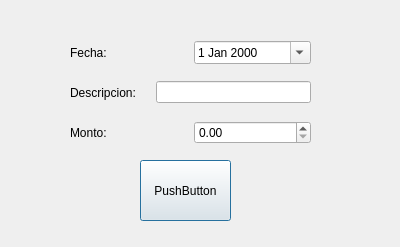
<?xml version="1.0" encoding="UTF-8"?>
<ui version="4.0">
 <class>DialogGasto</class>
 <widget class="QDialog" name="DialogGasto">
  <property name="geometry">
   <rect>
    <x>0</x>
    <y>0</y>
    <width>400</width>
    <height>247</height>
   </rect>
  </property>
  <property name="windowTitle">
   <string>Gasto</string>
  </property>
  <widget class="QPushButton" name="button_action">
   <property name="geometry">
    <rect>
     <x>140</x>
     <y>160</y>
     <width>91</width>
     <height>61</height>
    </rect>
   </property>
   <property name="text">
    <string>PushButton</string>
   </property>
  </widget>
  <widget class="QWidget" name="layoutWidget">
   <property name="geometry">
    <rect>
     <x>70</x>
     <y>40</y>
     <width>241</width>
     <height>26</height>
    </rect>
   </property>
   <layout class="QHBoxLayout" name="horizontalLayout">
    <item>
     <widget class="QLabel" name="label_fecha">
      <property name="minimumSize">
       <size>
        <width>80</width>
        <height>0</height>
       </size>
      </property>
      <property name="text">
       <string>Fecha:</string>
      </property>
     </widget>
    </item>
    <item>
     <widget class="QDateEdit" name="dateEdit_fecha">
      <property name="calendarPopup">
       <bool>true</bool>
      </property>
     </widget>
    </item>
   </layout>
  </widget>
  <widget class="QWidget" name="layoutWidget">
   <property name="geometry">
    <rect>
     <x>70</x>
     <y>80</y>
     <width>241</width>
     <height>25</height>
    </rect>
   </property>
   <layout class="QHBoxLayout" name="horizontalLayout_2">
    <item>
     <widget class="QLabel" name="label_descripcion">
      <property name="minimumSize">
       <size>
        <width>80</width>
        <height>0</height>
       </size>
      </property>
      <property name="text">
       <string>Descripcion:</string>
      </property>
     </widget>
    </item>
    <item>
     <widget class="QLineEdit" name="lineEdit_descripcion"/>
    </item>
   </layout>
  </widget>
  <widget class="QWidget" name="layoutWidget">
   <property name="geometry">
    <rect>
     <x>70</x>
     <y>120</y>
     <width>241</width>
     <height>26</height>
    </rect>
   </property>
   <layout class="QHBoxLayout" name="horizontalLayout_3">
    <item>
     <widget class="QLabel" name="label_monto">
      <property name="minimumSize">
       <size>
        <width>80</width>
        <height>0</height>
       </size>
      </property>
      <property name="text">
       <string>Monto:</string>
      </property>
     </widget>
    </item>
    <item>
     <widget class="QDoubleSpinBox" name="doubleSpinBox_monto">
      <property name="maximum">
       <double>99999999.989999994635582</double>
      </property>
     </widget>
    </item>
   </layout>
  </widget>
 </widget>
 <resources/>
 <connections/>
</ui>
